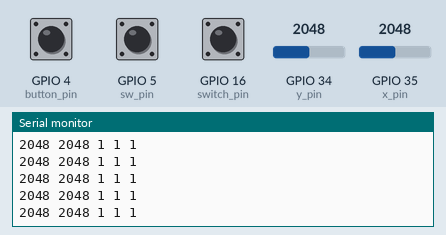
A sketch run on a simulated ESP32. Parts: the last lines printed to the serial monitor. The inputs (shaded band) are chosen by the test bench; at power-on: GPIO 34 (y_pin) = 2048, GPIO 35 (x_pin) = 2048, GPIO 4 (button_pin) HIGH, GPIO 5 (sw_pin) HIGH, GPIO 16 (switch_pin) HIGH (analog values on the 0–4095 scale).

Above: at 1.2 s.
1.3 s: GPIO 34 (y_pin) set to 2866
At 1.32 s:
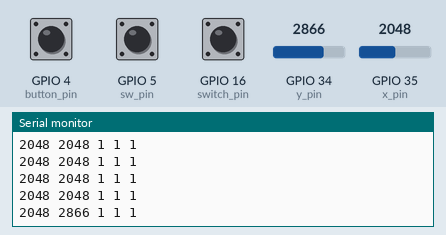
2.8 s: GPIO 35 (x_pin) set to 2866
At 2.83 s:
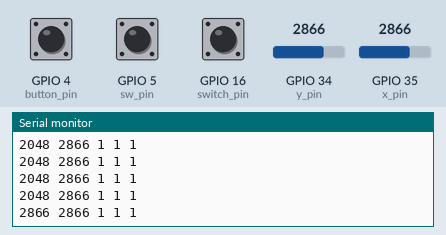
4.3 s: GPIO 4 (button_pin) pulled LOW for 0.15 s
At 4.35 s:
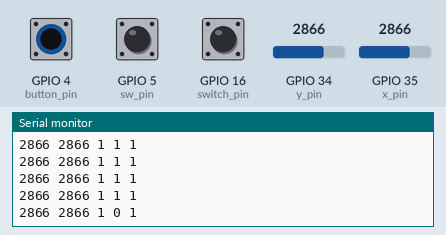
5.9 s: GPIO 5 (sw_pin) pulled LOW for 0.15 s
At 5.96 s:
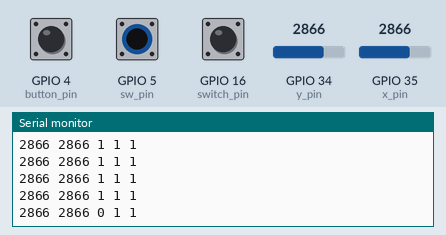
7.5 s: GPIO 16 (switch_pin) pulled LOW for 0.15 s
At 7.52 s:
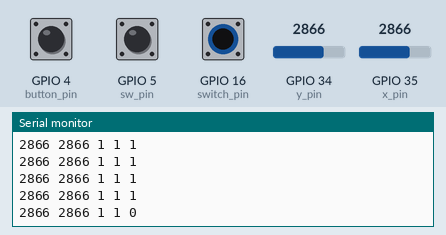
9.1 s: GPIO 34 (y_pin) set to 3603
At 9.13 s:
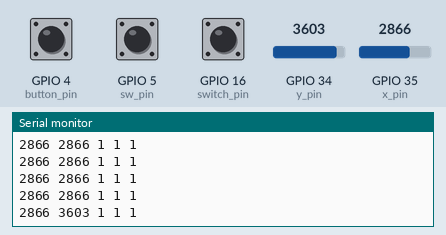
Timing chart, 0 to 11.6 s (numbered marks = the images above; inputs shaded):
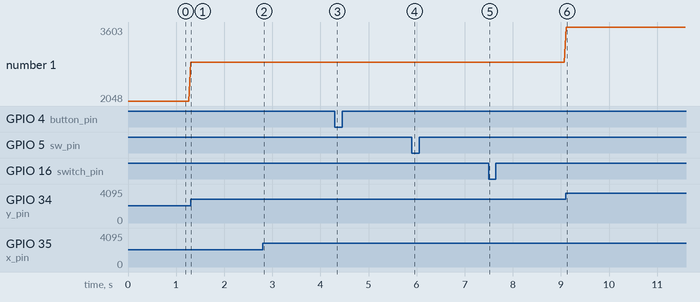

The sketch:

ESP32_game.ino
```cpp
int x_pin = 35;
int y_pin = 34;
int sw_pin = 5;
int button_pin = 4;
int switch_pin = 16;

void setup() {
  // Initialize serial communication at 115200 bits per second:
  Serial.begin(115200);

  // Configure the pins as input and enable the internal pull-up resistor for buttons and switches
  pinMode(sw_pin, INPUT_PULLUP);
  pinMode(button_pin, INPUT_PULLUP);
  pinMode(switch_pin, INPUT_PULLUP);

  // Set the ADC resolution to 12 bits (0-4095)
  analogReadResolution(12);
}

void loop() {
  // Read the analog joystick values:
  int joy_x = analogRead(x_pin);
  int joy_y = analogRead(y_pin);

  // Read the digital button states:
  int joy_sw = digitalRead(sw_pin);
  int button = digitalRead(button_pin);
  int sw1tch = digitalRead(switch_pin);

  // Send the values via serial communication
  Serial.printf("%d %d %d %d %d\n", joy_x, joy_y, joy_sw, button, sw1tch);

  delay(50);  // Small delay for clear reading
}
```

Measured:
- after the input at 1.3 s, the serial monitor: prints a new line at once (image 1)
- after the input at 2.8 s, the serial monitor: prints a new line at once (image 2)
- after the input at 4.3 s, the serial monitor: prints a new line at once (image 3)
- after the input at 5.9 s, the serial monitor: prints a new line at once (image 4)
- after the input at 7.5 s, the serial monitor: prints a new line at once (image 5)
- after the input at 9.1 s, the serial monitor: prints a new line at once (image 6)
- plotted number 1: 2048 → 2866 after the input at 1.3 s, 2866 → 3603 after the input at 9.1 s
